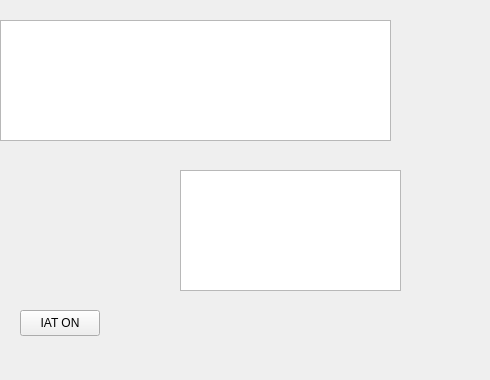
<?xml version="1.0" encoding="UTF-8"?>
<ui version="4.0">
 <class>Widget</class>
 <widget class="QWidget" name="Widget">
  <property name="enabled">
   <bool>true</bool>
  </property>
  <property name="geometry">
   <rect>
    <x>0</x>
    <y>0</y>
    <width>490</width>
    <height>380</height>
   </rect>
  </property>
  <property name="minimumSize">
   <size>
    <width>490</width>
    <height>380</height>
   </size>
  </property>
  <property name="maximumSize">
   <size>
    <width>490</width>
    <height>380</height>
   </size>
  </property>
  <property name="windowTitle">
   <string>Widget</string>
  </property>
  <widget class="QPushButton" name="IATButton">
   <property name="geometry">
    <rect>
     <x>20</x>
     <y>310</y>
     <width>80</width>
     <height>26</height>
    </rect>
   </property>
   <property name="text">
    <string>IAT ON</string>
   </property>
  </widget>
  <widget class="QTextEdit" name="StateDisplay">
   <property name="geometry">
    <rect>
     <x>0</x>
     <y>20</y>
     <width>391</width>
     <height>121</height>
    </rect>
   </property>
  </widget>
  <widget class="QTextEdit" name="ResultDisplay">
   <property name="geometry">
    <rect>
     <x>180</x>
     <y>170</y>
     <width>221</width>
     <height>121</height>
    </rect>
   </property>
  </widget>
 </widget>
 <layoutdefault spacing="6" margin="11"/>
 <resources/>
 <connections/>
</ui>
